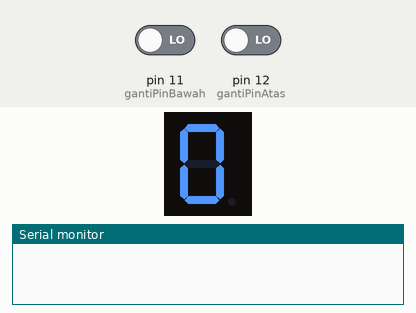
A sketch run on a simulated Arduino Uno, built with avr-gcc and run on an emulated ATmega328P. Parts: 1-digit seven-segment display, the last lines printed to the serial monitor. Wiring (inferred from the names in the program): 1-digit 7-segment display, segments lit when LOW: segments pin 2, pin 3, pin 5, pin 6, pin 7, pin 8, pin 9, pin 4. The inputs (shaded band) are chosen by the test bench; at power-on: pin 12 (gantiPinAtas) LOW, pin 11 (gantiPinBawah) LOW. The segment pins are drawn as the display they are named for.

Above: at 1.2 s.
1.3 s: pin 12 (gantiPinAtas) driven HIGH
At 2.1 s:
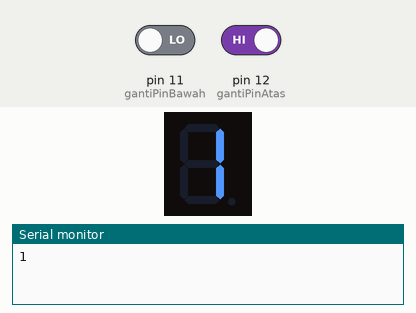
2.8 s: pin 12 (gantiPinAtas) driven LOW
4.3 s: pin 12 (gantiPinAtas) driven HIGH
At 5.7 s:
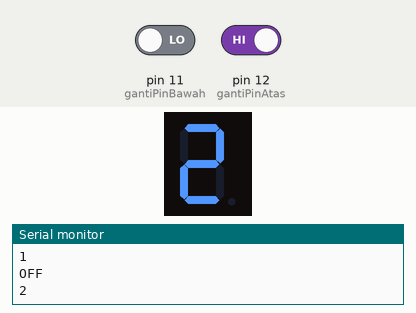
Timing chart, 0 to 7.3 s (numbered marks = the images above; inputs shaded):
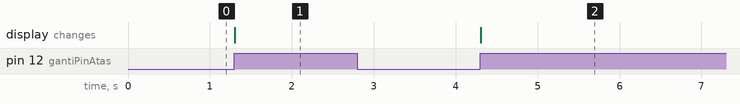

The sketch:

laboratory_exercise_21.ino
```cpp
int A = 2;
int B = 3;
int C = 5;
int DP = 4;
int D = 6;
int E = 7;
int F = 8;
int G = 9;

int gantiPinAtas = 12;
int gantiPinBawah = 11;
int counter = 0;
int tombolAtas = 0;
int tombolTerakhirAtas = 0;
int tombolBawah = 0;
int tombolTerakhirBawah = 0;

void setup()
{
  Serial.begin(9600);

  pinMode(A, OUTPUT);
  pinMode(B, OUTPUT);
  pinMode(C, OUTPUT);
  pinMode(D, OUTPUT);
  pinMode(E, OUTPUT);
  pinMode(F, OUTPUT);
  pinMode(G, OUTPUT);
  pinMode(DP, OUTPUT);

  pinMode(gantiPinAtas, INPUT);
  pinMode(gantiPinBawah, INPUT);

  digitalWrite(DP ,HIGH);
  gantiAngka(counter);
}

void loop()
{
  tombolAtas = digitalRead(gantiPinAtas);
  tombolBawah = digitalRead(gantiPinBawah);

  if (tombolAtas != tombolTerakhirAtas)
  {
    if (tombolAtas == HIGH)
    {
      if (counter < 9)
      {
        counter++;
      }
      Serial.println(counter);
      gantiAngka(counter);
      delay(200);
    }
    else
    {
      Serial.println("OFF");
    }
  }

  if (tombolBawah != tombolTerakhirBawah)
  {
    if (tombolBawah == HIGH)
    {
      if (counter > 0)
      {
        counter--;
      }
      Serial.println(counter);
      gantiAngka(counter);
      delay(200);
    }
    else
    {
      Serial.println("OFF");
    }
  }

  tombolTerakhirAtas = tombolAtas;
  tombolTerakhirBawah = tombolBawah;

  delay(10);
}

void gantiAngka(int buttonPress)
{
  switch (buttonPress)
  {
    case 0:
      digitalWrite(A, LOW); digitalWrite(B, LOW); digitalWrite(C, LOW);
      digitalWrite(D, LOW); digitalWrite(E, LOW); digitalWrite(F, LOW);
      digitalWrite(G, HIGH);
      break;
    case 1:
      digitalWrite(A, HIGH); digitalWrite(B, LOW); digitalWrite(C, LOW);
      digitalWrite(D, HIGH); digitalWrite(E, HIGH); digitalWrite(F, HIGH);
      digitalWrite(G, HIGH);
      break;
    case 2:
      digitalWrite(A, LOW); digitalWrite(B, LOW); digitalWrite(C, HIGH);
      digitalWrite(D, LOW); digitalWrite(E, LOW); digitalWrite(F, HIGH);
      digitalWrite(G, LOW);
      break;
    case 3:
      digitalWrite(A, LOW); digitalWrite(B, LOW); digitalWrite(C, LOW);
      digitalWrite(D, LOW); digitalWrite(E, HIGH); digitalWrite(F, HIGH);
      digitalWrite(G, LOW);
      break;
    case 4:
      digitalWrite(A, HIGH); digitalWrite(B, LOW); digitalWrite(C, LOW);
      digitalWrite(D, HIGH); digitalWrite(E, HIGH); digitalWrite(F, LOW);
      digitalWrite(G, LOW);
      break;
    case 5:
      digitalWrite(A, LOW); digitalWrite(B, HIGH); digitalWrite(C, LOW);
      digitalWrite(D, LOW); digitalWrite(E, HIGH); digitalWrite(F, LOW);
      digitalWrite(G, LOW);
      break;
    case 6:
      digitalWrite(A, LOW); digitalWrite(B, HIGH); digitalWrite(C, LOW);
      digitalWrite(D, LOW); digitalWrite(E, LOW); digitalWrite(F, LOW);
      digitalWrite(G, LOW);
      break;
    case 7:
      digitalWrite(A, LOW); digitalWrite(B, LOW); digitalWrite(C, LOW);
      digitalWrite(D, HIGH); digitalWrite(E, HIGH); digitalWrite(F, HIGH);
      digitalWrite(G, HIGH);
      break;
    case 8:
      digitalWrite(A, LOW); digitalWrite(B, LOW); digitalWrite(C, LOW);
      digitalWrite(D, LOW); digitalWrite(E, LOW); digitalWrite(F, LOW);
      digitalWrite(G, LOW);
      break;
    case 9:
      digitalWrite(A, LOW); digitalWrite(B, LOW); digitalWrite(C, LOW);
      digitalWrite(D, LOW); digitalWrite(E, HIGH); digitalWrite(F, LOW);
      digitalWrite(G, LOW);
      break;
  }
}
```

Measured:
- after the input at 1.3 s, the display: changes at once (image 1)
- after the input at 4.3 s, the display: changes at once (image 2)
